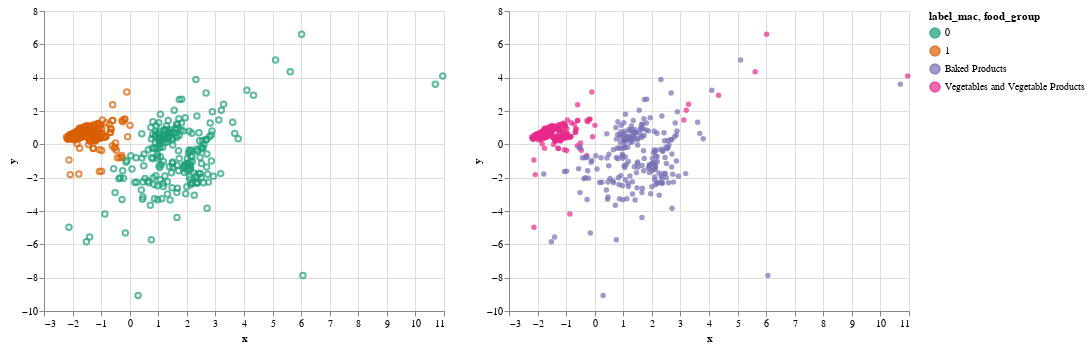

Notebook code cell kept with this figure:
### Code cell
mds_mac_chart | mds_mac_group

### Figure 1 — Vega-Lite specification as saved in the notebook (floating-point values rounded to 4 significant figures; data arrays with more than 128 entries replaced by an {"elided": "..."} marker saying what was removed)
{"config": {"view": {"continuousWidth": 400, "continuousHeight": 300}}, "hconcat": [{"mark": "point", "encoding": {"color": {"type": "nominal", "field": "label_mac"}, "x": {"type": "quantitative", "field": "x"}, "y": {"type": "quantitative", "field": "y"}}}, {"mark": "circle", "encoding": {"color": {"type": "ordinal", "field": "food_group", "scale": {"scheme": "dark2"}}, "x": {"type": "quantitative", "field": "x"}, "y": {"type": "quantitative", "field": "y"}}}], "data": {"name": "data-58781da1cb2f5e14dd8b8415c0d9c410"}, "$schema": "https://vega.github.io/schema/vega-lite/v4.8.1.json", "datasets": {"data-58781da1cb2f5e14dd8b8415c0d9c410": {"elided": "477 records"}}}
